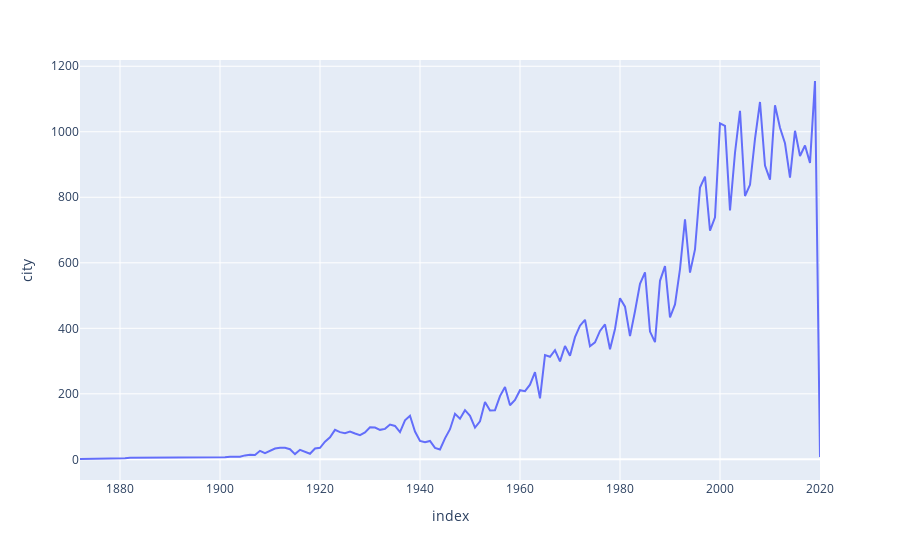

Notebook cell for this chart:
### Markdown cell above
## Task 
Show the trend in number of matches per year.

### Code cell
year = df.groupby(df.date.dt.year).count()

fig = px.line(year, x=year.index, y="city")
fig.show()

### Figure 1 — Plotly figure (JSON) as saved in the notebook; plotly's stock layout.template omitted (floating-point values rounded to 4 significant figures; data arrays with more than 128 entries replaced by an {"elided": "..."} marker saying what was removed)
{"data": [{"hovertemplate": "index=%{x}<br>city=%{y}<extra></extra>", "legendgroup": "", "line": {"color": "#636efa", "dash": "solid"}, "marker": {"symbol": "circle"}, "mode": "lines", "name": "", "orientation": "v", "showlegend": false, "type": "scatter", "x": {"elided": "149 int values"}, "xaxis": "x", "y": {"elided": "149 int values"}, "yaxis": "y"}], "layout": {"legend": {"tracegroupgap": 0}, "margin": {"t": 60}, "xaxis": {"anchor": "y", "domain": [0, 1], "title": {"text": "index"}}, "yaxis": {"anchor": "x", "domain": [0, 1], "title": {"text": "city"}}}}
